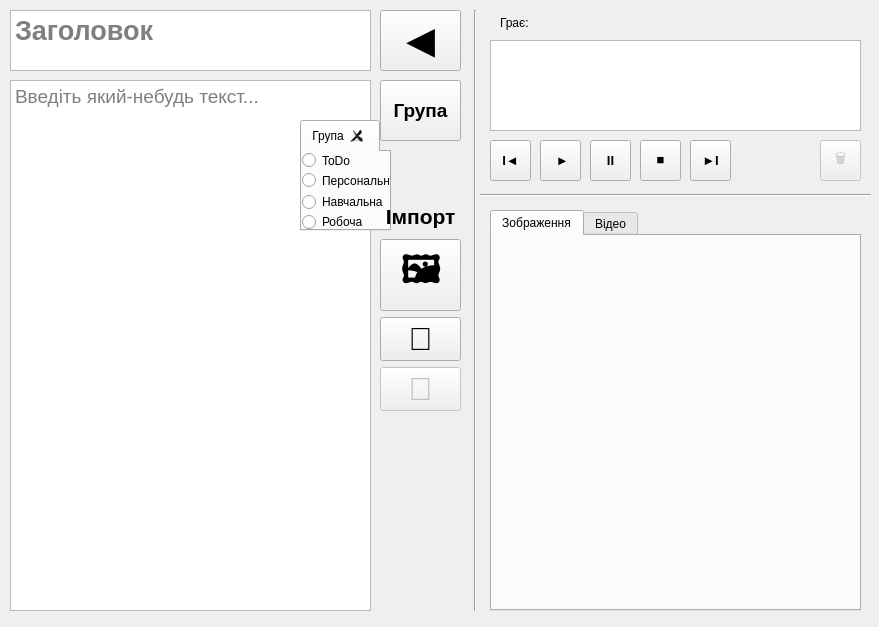
<?xml version="1.0" encoding="UTF-8"?>
<ui version="4.0">
 <class>Note</class>
 <widget class="QWidget" name="Note">
  <property name="geometry">
   <rect>
    <x>0</x>
    <y>0</y>
    <width>879</width>
    <height>627</height>
   </rect>
  </property>
  <property name="windowTitle">
   <string>Нотатка</string>
  </property>
  <widget class="QTextEdit" name="NoteText">
   <property name="geometry">
    <rect>
     <x>10</x>
     <y>80</y>
     <width>361</width>
     <height>531</height>
    </rect>
   </property>
   <property name="font">
    <font>
     <pointsize>14</pointsize>
    </font>
   </property>
   <property name="html">
    <string>&lt;!DOCTYPE HTML PUBLIC &quot;-//W3C//DTD HTML 4.0//EN&quot; &quot;http://www.w3.org/TR/REC-html40/strict.dtd&quot;&gt;
&lt;html&gt;&lt;head&gt;&lt;meta name=&quot;qrichtext&quot; content=&quot;1&quot; /&gt;&lt;style type=&quot;text/css&quot;&gt;
p, li { white-space: pre-wrap; }
&lt;/style&gt;&lt;/head&gt;&lt;body style=&quot; font-family:'MS Shell Dlg 2'; font-size:14pt; font-weight:400; font-style:normal;&quot;&gt;
&lt;p style=&quot;-qt-paragraph-type:empty; margin-top:0px; margin-bottom:0px; margin-left:0px; margin-right:0px; -qt-block-indent:0; text-indent:0px; font-size:8.25pt;&quot;&gt;&lt;br /&gt;&lt;/p&gt;&lt;/body&gt;&lt;/html&gt;</string>
   </property>
   <property name="placeholderText">
    <string>Введіть який-небудь текст...</string>
   </property>
  </widget>
  <widget class="QTextEdit" name="title">
   <property name="geometry">
    <rect>
     <x>10</x>
     <y>10</y>
     <width>361</width>
     <height>61</height>
    </rect>
   </property>
   <property name="font">
    <font>
     <pointsize>20</pointsize>
     <weight>75</weight>
     <bold>true</bold>
    </font>
   </property>
   <property name="html">
    <string>&lt;!DOCTYPE HTML PUBLIC &quot;-//W3C//DTD HTML 4.0//EN&quot; &quot;http://www.w3.org/TR/REC-html40/strict.dtd&quot;&gt;
&lt;html&gt;&lt;head&gt;&lt;meta name=&quot;qrichtext&quot; content=&quot;1&quot; /&gt;&lt;style type=&quot;text/css&quot;&gt;
p, li { white-space: pre-wrap; }
&lt;/style&gt;&lt;/head&gt;&lt;body style=&quot; font-family:'MS Shell Dlg 2'; font-size:20pt; font-weight:600; font-style:normal;&quot;&gt;
&lt;p style=&quot;-qt-paragraph-type:empty; margin-top:0px; margin-bottom:0px; margin-left:0px; margin-right:0px; -qt-block-indent:0; text-indent:0px; font-size:16pt; font-weight:400;&quot;&gt;&lt;br /&gt;&lt;/p&gt;&lt;/body&gt;&lt;/html&gt;</string>
   </property>
   <property name="placeholderText">
    <string>Заголовок</string>
   </property>
  </widget>
  <widget class="QPushButton" name="backButton">
   <property name="geometry">
    <rect>
     <x>380</x>
     <y>10</y>
     <width>81</width>
     <height>61</height>
    </rect>
   </property>
   <property name="sizePolicy">
    <sizepolicy hsizetype="Fixed" vsizetype="Fixed">
     <horstretch>0</horstretch>
     <verstretch>0</verstretch>
    </sizepolicy>
   </property>
   <property name="font">
    <font>
     <family>Arial</family>
     <pointsize>36</pointsize>
     <weight>75</weight>
     <bold>true</bold>
    </font>
   </property>
   <property name="text">
    <string>◄</string>
   </property>
  </widget>
  <widget class="QToolButton" name="tabButton">
   <property name="geometry">
    <rect>
     <x>380</x>
     <y>80</y>
     <width>81</width>
     <height>61</height>
    </rect>
   </property>
   <property name="font">
    <font>
     <pointsize>14</pointsize>
     <weight>75</weight>
     <bold>true</bold>
    </font>
   </property>
   <property name="text">
    <string>Група</string>
   </property>
  </widget>
  <widget class="QTabWidget" name="tabWidget">
   <property name="enabled">
    <bool>true</bool>
   </property>
   <property name="geometry">
    <rect>
     <x>300</x>
     <y>120</y>
     <width>91</width>
     <height>111</height>
    </rect>
   </property>
   <property name="autoFillBackground">
    <bool>false</bool>
   </property>
   <property name="currentIndex">
    <number>0</number>
   </property>
   <property name="tabsClosable">
    <bool>true</bool>
   </property>
   <property name="tabBarAutoHide">
    <bool>false</bool>
   </property>
   <widget class="QWidget" name="tab">
    <attribute name="title">
     <string>Група</string>
    </attribute>
    <widget class="QRadioButton" name="selfButton">
     <property name="geometry">
      <rect>
       <x>0</x>
       <y>20</y>
       <width>121</width>
       <height>17</height>
      </rect>
     </property>
     <property name="text">
      <string>Персональна</string>
     </property>
    </widget>
    <widget class="QRadioButton" name="studyButton">
     <property name="geometry">
      <rect>
       <x>0</x>
       <y>40</y>
       <width>121</width>
       <height>20</height>
      </rect>
     </property>
     <property name="text">
      <string>Навчальна</string>
     </property>
    </widget>
    <widget class="QRadioButton" name="workButton">
     <property name="geometry">
      <rect>
       <x>0</x>
       <y>60</y>
       <width>121</width>
       <height>20</height>
      </rect>
     </property>
     <property name="text">
      <string>Робоча</string>
     </property>
    </widget>
    <widget class="QRadioButton" name="todoButton">
     <property name="geometry">
      <rect>
       <x>0</x>
       <y>0</y>
       <width>121</width>
       <height>17</height>
      </rect>
     </property>
     <property name="text">
      <string>ToDo</string>
     </property>
    </widget>
    <zorder>selfButton</zorder>
    <zorder>studyButton</zorder>
    <zorder>todoButton</zorder>
    <zorder>workButton</zorder>
   </widget>
  </widget>
  <widget class="QTabWidget" name="tabWidget_3">
   <property name="geometry">
    <rect>
     <x>490</x>
     <y>210</y>
     <width>371</width>
     <height>401</height>
    </rect>
   </property>
   <property name="currentIndex">
    <number>0</number>
   </property>
   <widget class="QWidget" name="tab_2">
    <attribute name="title">
     <string>Зображення</string>
    </attribute>
    <widget class="QLabel" name="lbl_image">
     <property name="geometry">
      <rect>
       <x>0</x>
       <y>0</y>
       <width>361</width>
       <height>371</height>
      </rect>
     </property>
     <property name="text">
      <string/>
     </property>
    </widget>
   </widget>
   <widget class="QWidget" name="tab_4">
    <attribute name="title">
     <string>Відео</string>
    </attribute>
    <widget class="QLabel" name="label_5">
     <property name="geometry">
      <rect>
       <x>6</x>
       <y>2</y>
       <width>361</width>
       <height>311</height>
      </rect>
     </property>
     <property name="text">
      <string/>
     </property>
    </widget>
   </widget>
  </widget>
  <widget class="QToolButton" name="toolButton_2">
   <property name="enabled">
    <bool>false</bool>
   </property>
   <property name="geometry">
    <rect>
     <x>820</x>
     <y>140</y>
     <width>41</width>
     <height>41</height>
    </rect>
   </property>
   <property name="font">
    <font>
     <pointsize>10</pointsize>
    </font>
   </property>
   <property name="text">
    <string>🗑️</string>
   </property>
  </widget>
  <widget class="QToolButton" name="btn_stop">
   <property name="geometry">
    <rect>
     <x>640</x>
     <y>140</y>
     <width>41</width>
     <height>41</height>
    </rect>
   </property>
   <property name="font">
    <font>
     <family>Courier New</family>
     <pointsize>10</pointsize>
    </font>
   </property>
   <property name="text">
    <string>■</string>
   </property>
  </widget>
  <widget class="QToolButton" name="btn_play">
   <property name="geometry">
    <rect>
     <x>540</x>
     <y>140</y>
     <width>41</width>
     <height>41</height>
    </rect>
   </property>
   <property name="font">
    <font>
     <family>Arial</family>
     <pointsize>10</pointsize>
     <weight>75</weight>
     <bold>true</bold>
    </font>
   </property>
   <property name="text">
    <string> ►</string>
   </property>
  </widget>
  <widget class="QToolButton" name="btn_previous">
   <property name="geometry">
    <rect>
     <x>490</x>
     <y>140</y>
     <width>41</width>
     <height>41</height>
    </rect>
   </property>
   <property name="font">
    <font>
     <family>Arial</family>
     <pointsize>10</pointsize>
     <weight>75</weight>
     <bold>true</bold>
    </font>
   </property>
   <property name="text">
    <string>I◄</string>
   </property>
  </widget>
  <widget class="QToolButton" name="btn_next">
   <property name="geometry">
    <rect>
     <x>690</x>
     <y>140</y>
     <width>41</width>
     <height>41</height>
    </rect>
   </property>
   <property name="font">
    <font>
     <family>Arial</family>
     <pointsize>10</pointsize>
     <weight>75</weight>
     <bold>true</bold>
    </font>
   </property>
   <property name="text">
    <string>►I</string>
   </property>
  </widget>
  <widget class="QTableView" name="playlistView">
   <property name="geometry">
    <rect>
     <x>490</x>
     <y>40</y>
     <width>371</width>
     <height>91</height>
    </rect>
   </property>
  </widget>
  <widget class="QLabel" name="label_2">
   <property name="geometry">
    <rect>
     <x>560</x>
     <y>10</y>
     <width>291</width>
     <height>21</height>
    </rect>
   </property>
   <property name="text">
    <string/>
   </property>
  </widget>
  <widget class="Line" name="line">
   <property name="geometry">
    <rect>
     <x>460</x>
     <y>10</y>
     <width>31</width>
     <height>601</height>
    </rect>
   </property>
   <property name="orientation">
    <enum>Qt::Vertical</enum>
   </property>
  </widget>
  <widget class="Line" name="line_2">
   <property name="geometry">
    <rect>
     <x>480</x>
     <y>180</y>
     <width>391</width>
     <height>31</height>
    </rect>
   </property>
   <property name="orientation">
    <enum>Qt::Horizontal</enum>
   </property>
  </widget>
  <widget class="QToolButton" name="btn_pause">
   <property name="geometry">
    <rect>
     <x>590</x>
     <y>140</y>
     <width>41</width>
     <height>41</height>
    </rect>
   </property>
   <property name="font">
    <font>
     <family>Arial</family>
     <pointsize>10</pointsize>
     <weight>75</weight>
     <bold>true</bold>
    </font>
   </property>
   <property name="text">
    <string>II</string>
   </property>
  </widget>
  <widget class="QLabel" name="label_3">
   <property name="geometry">
    <rect>
     <x>-4</x>
     <y>-8</y>
     <width>891</width>
     <height>651</height>
    </rect>
   </property>
   <property name="text">
    <string/>
   </property>
   <property name="pixmap">
    <pixmap>../../b.jpg</pixmap>
   </property>
  </widget>
  <widget class="QWidget" name="layoutWidget">
   <property name="geometry">
    <rect>
     <x>380</x>
     <y>200</y>
     <width>81</width>
     <height>211</height>
    </rect>
   </property>
   <layout class="QVBoxLayout" name="verticalLayout">
    <item>
     <widget class="QLabel" name="label">
      <property name="font">
       <font>
        <family>Arial</family>
        <pointsize>16</pointsize>
        <weight>75</weight>
        <bold>true</bold>
       </font>
      </property>
      <property name="text">
       <string> Імпорт</string>
      </property>
     </widget>
    </item>
    <item>
     <widget class="QPushButton" name="pushButton">
      <property name="font">
       <font>
        <family>Arial</family>
        <pointsize>28</pointsize>
        <weight>75</weight>
        <bold>true</bold>
       </font>
      </property>
      <property name="text">
       <string>🖼️</string>
      </property>
     </widget>
    </item>
    <item>
     <widget class="QPushButton" name="pushButton_2">
      <property name="font">
       <font>
        <family>Arial</family>
        <pointsize>24</pointsize>
        <weight>75</weight>
        <bold>true</bold>
       </font>
      </property>
      <property name="text">
       <string>🎵</string>
      </property>
     </widget>
    </item>
    <item>
     <widget class="QPushButton" name="pushButton_3">
      <property name="enabled">
       <bool>false</bool>
      </property>
      <property name="font">
       <font>
        <family>Arial</family>
        <pointsize>24</pointsize>
        <weight>75</weight>
        <bold>true</bold>
       </font>
      </property>
      <property name="text">
       <string>🎥</string>
      </property>
     </widget>
    </item>
   </layout>
  </widget>
  <widget class="QLabel" name="label_4">
   <property name="geometry">
    <rect>
     <x>500</x>
     <y>12</y>
     <width>61</width>
     <height>21</height>
    </rect>
   </property>
   <property name="text">
    <string>Грає:</string>
   </property>
  </widget>
  <zorder>label_3</zorder>
  <zorder>NoteText</zorder>
  <zorder>title</zorder>
  <zorder>backButton</zorder>
  <zorder>tabButton</zorder>
  <zorder>tabWidget_3</zorder>
  <zorder>toolButton_2</zorder>
  <zorder>btn_stop</zorder>
  <zorder>btn_play</zorder>
  <zorder>btn_previous</zorder>
  <zorder>btn_next</zorder>
  <zorder>playlistView</zorder>
  <zorder>label_2</zorder>
  <zorder>line</zorder>
  <zorder>line_2</zorder>
  <zorder>tabWidget</zorder>
  <zorder>btn_pause</zorder>
  <zorder>label</zorder>
  <zorder>pushButton</zorder>
  <zorder>pushButton_2</zorder>
  <zorder>pushButton_3</zorder>
  <zorder>layoutWidget</zorder>
  <zorder>label_4</zorder>
 </widget>
 <resources/>
 <connections/>
</ui>
